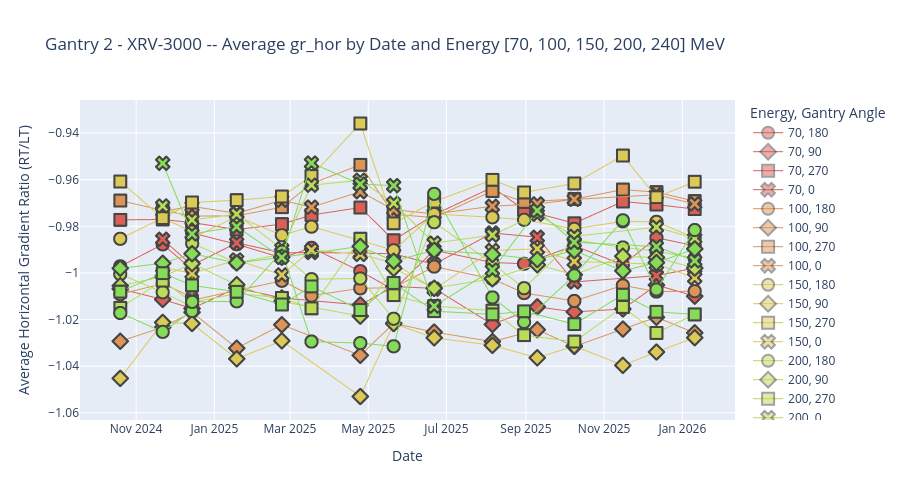

Here is the notebook cell this chart was saved with:
### Markdown cell above
#### Gradient ratio plots
- 'gr_hor', 'gr_vert', 'gr_bltr','gr_tlbr'
- tolerance = None

### Code cell
plot_ave_spot_position_by_en_ga(gr_df, "spot_symmetry", "gr_hor", "Gantry 2", "XRV-3000", 240, 24, None)
